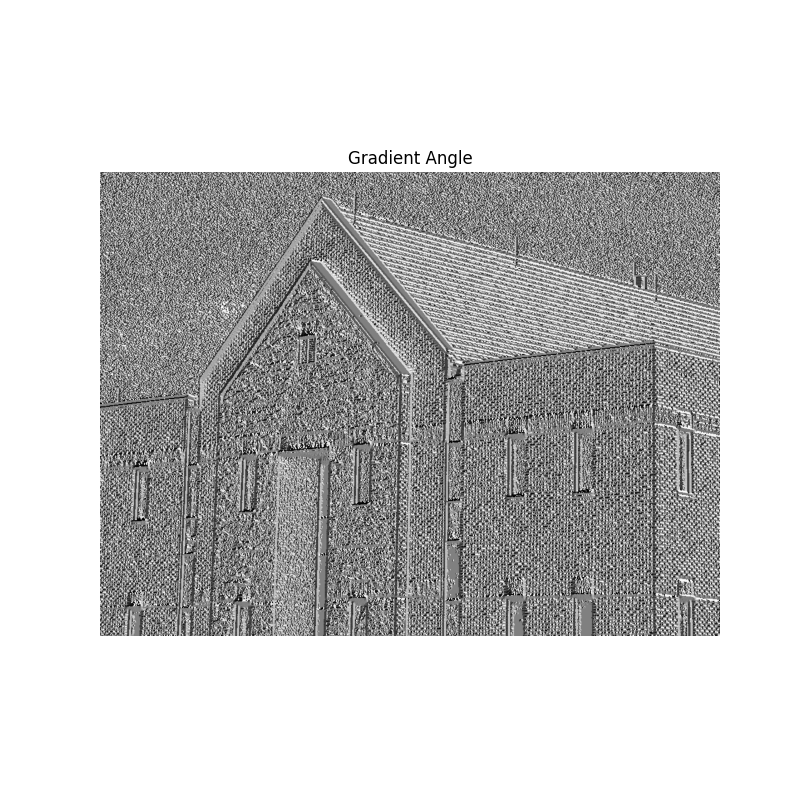

This figure's Python source:

import sys
import os
import numpy as np
import matplotlib.pyplot as plt
from skimage.io import imread
from skimage.util import img_as_float
from scipy.ndimage import convolve
from libDIPUM.data_path import dip_data

# Data
img_path = dip_data('building-cropped-834by1114.tif')
f = img_as_float(imread(img_path))

# Kernel
Sx = np.array([[-1, -2, -1],
               [ 0,  0,  0],
               [ 1,  2,  1]], dtype=float)

Sy = np.array([[-1, 0, 1],
               [-2, 0, 2],
               [-1, 0, 1]], dtype=float)

# Gradient
Gx = convolve(f, Sx, mode='nearest')
Gy = convolve(f, Sy, mode='nearest')

# angle = atan2(Gy,Gx);
angle = np.arctan2(Gy, Gx)

# Display
# imshow(angle, []) scales min-max.

plt.figure(figsize=(8, 8))
plt.imshow(angle, cmap='gray')
plt.axis('off')
plt.title('Gradient Angle')

plt.savefig('Figure1017.png')
print("Saved Figure1017.png")
plt.show()
